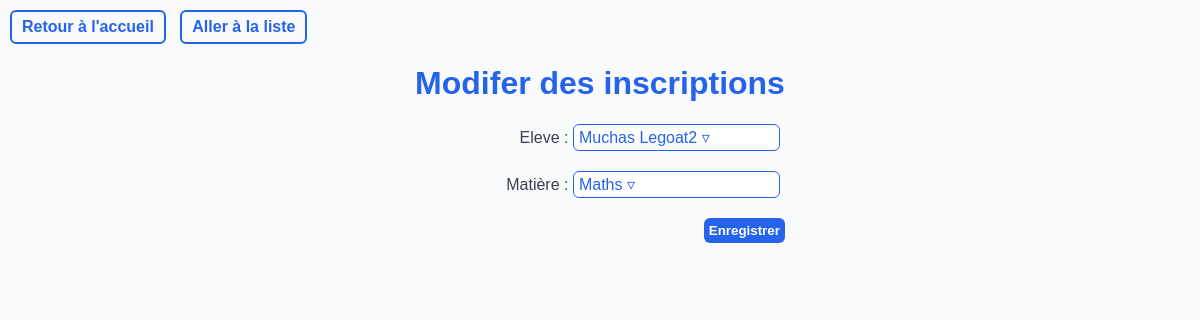
/inscription/update?id=2, run on the app's committed database.
### tables this page shows
CREATE TABLE Eleve (
    Id INTEGER PRIMARY KEY AUTOINCREMENT,
    Prenom TEXT NOT NULL,
    Nom TEXT NOT NULL,
    Date_de_Naissance DATE NOT NULL,
    Id_Classe INTEGER,
    FOREIGN KEY (Id_Classe)
        REFERENCES Classe(Id)
        ON DELETE CASCADE
        ON UPDATE CASCADE
    );

CREATE TABLE Matiere (
    Id INTEGER PRIMARY KEY AUTOINCREMENT,
    Nom TEXT NOT NULL,
    Nombre_Heures INTEGER NOT NULL,
    Id_Professeur INTEGER NOT NULL, 
    FOREIGN KEY (Id_Professeur)
        REFERENCES Professeur(Id)
        ON DELETE CASCADE
        ON UPDATE CASCADE
    );

### Backend.py (the view)
@app.route('/inscription/update', methods=["POST","GET"])
def update_inscription():
    id = request.args.get('id')
    if id is None:
        return "Aucun ID fourni", 400
    if request.method=="POST":
        id_eleve=request.form["Id_Eleve_valeur"]
        id_matiere=request.form["Id_Matiere_valeur"]
        edit_sql("UPDATE Inscription SET Id_Eleve = ?, Id_Matiere = ? WHERE Id = ?", (id_eleve, id_matiere, id))
        return redirect("/inscription/liste")
    return render_template('update.html', valeurs=execute_sql("SELECT * FROM Inscription WHERE Id = ?", (str(id),))[0],dropdown_values={"Id_Eleve" :execute_sql("SELECT * FROM Eleve"),"Id_Matiere" :execute_sql("SELECT * FROM Matiere")}, colonnes=colonnes_inscription, infos={"element": "inscriptions","URL_liste": "/inscription/liste"})

### Backend.py (called while the page is built)
def execute_sql(commande, argument=()):
    conn = sqlite3.connect(DB_NAME)
    c = conn.cursor()
    c.execute(commande, argument)
    valeurs = c.fetchall()
    conn.commit()
    conn.close()
    return valeurs

### templates/update.html (shortened to what this page needs)
<!DOCTYPE html>
<html lang="fr">
<head>
    <link rel="stylesheet" href="../static/styles.css">
</head>
<body>
    <a class="back_button" href="/">Retour à l'accueil</a>
    <a class="back_button" href="{{ infos['URL_liste'] }}">Aller à la liste</a>
    <div class="content-form">
    <div>
    <h1>Modifer des {{ infos["element"] }}</h1>
    <form method="POST">
        {% for c in colonnes %}
        {% if c["type"] == "dropdown" %}
        <div class="dropdown" id="dropdown_{{ c['id'] }}" style="margin-bottom: 20px;">
                <label for="dropdown_{{ c['id'] }}">{{ c["titre"] }} : </label>
                <div id="dropdown-button_{{ c['id'] }}" class="dropdown-button" onclick="toggleMenu('{{ c['id'] }}')">
                    <span id="dropdown-label_{{ c['id'] }}">{% for item in dropdown_values[c["id"]] %}{% if item[0] == valeurs[c["order"]] %}{{ item[1] }} {% if c["id"]!="Id_Matiere"%} {{ item[2] }} {%endif%}{% endif %}{% endfor %}</span> &#9663;
                </div>
            </div>
        {% else %}
        <div class="form-element">
            <label for='{{ c["id"] }}'>{{ c["titre"] }} : <input id='{{ c["id"] }}' name='{{ c["id"] }}' type='{{ c["type"] }}' value='{{valeurs[c["order"]]}}'></label>
        </div>
        {% endif %}
        {% endfor %}
        <button class="submit_button" type="submit">Enregistrer</button>
    </form>
     </div>
    </div>
</body>
</html>

### static/styles.css (style rules this page uses)
body { font-family: Arial, sans-serif; background-color: #f9fafb; color: #2563eb; margin: 0; }
.submit_button { background-color: #2563eb; color : white; border: none; padding: 5px; border-radius: 6px; cursor: pointer; font-weight: bold; cursor: pointer; }
.content-form form { margin-top: 20px; display: flex; flex-direction: column; max-width: 400px; align-items: end; }
label { color: #374151; }
.content-form { margin: auto auto; display: flex; justify-content: center; align-items: center; }
.back_button { display: inline-block; border: 2px solid #2563eb; border-radius: 6px; padding: 6px 10px; text-decoration: none; font-weight: bold; color: #2563eb; cursor: pointer; margin-top: 10px; margin-left: 10px; }
.dropdown-button { display: inline-block; border: 1px solid #2563eb; border-radius: 6px; padding: 3px 5px; color: #2563eb; background-color: white; margin-right: 5px; cursor: pointer; width: 195px; }
.dropdown { position: relative; display: inline-block; margin-left: 20px; }

### data on the page
Eleve: Prenom "Muchas", Nom "Legoat2"
Matiere: Nom "Maths"

### other printed values
{{ infos["element"] }} "inscriptions"
{{ c["titre"] }} "Eleve" "Matière"
